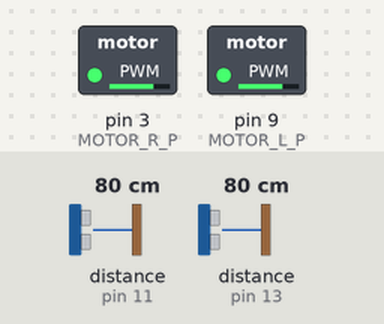
Recording of a sketch running on a simulated Arduino Uno, built with avr-gcc and run on an emulated ATmega328P. Parts: switched loads named in the sketch (green lamp = pin HIGH). Wiring (inferred from the names in the program): 2 × ultrasonic range finder: trigger pin 10, echo pin 11 / trigger pin 12, echo pin 13. The inputs (shaded band) are chosen by the test bench; at power-on: distance to the obstacle (sensors on pin 11, pin 13) 80 cm. The echo pulse lasts 58.3 µs per cm; pins used as bus, display or sensor lines are not drawn; what the sketch prints to the serial monitor is not drawn.

Above: at 1.2 s.
1.3 s: distance to the obstacle (sensor on pin 11) set to 120 cm
4.3 s: distance to the obstacle (sensor on pin 13) set to 120 cm
7.3 s: distance to the obstacle (sensor on pin 11) set to 35 cm
Timing chart, 0 to 10.3 s (numbered marks = the images above; inputs shaded):
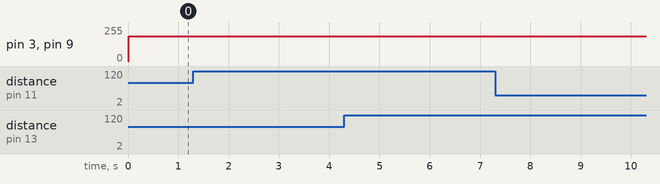

The sketch:

arduinoCode.ino
```cpp
#include <Wire.h>


// ================================================================
// ===                         DEFINES                          ===
// ================================================================
#define MOTOR_R_P 3
#define MOTOR_R_A 4
#define MOTOR_R_B 5

#define MOTOR_L_P 9
#define MOTOR_L_A 7
#define MOTOR_L_B 8

#define SONIC_L_T 10
#define SONIC_L_E 11
#define SONIC_R_T 12
#define SONIC_R_E 13


#define SPEED 185
#define DANGER_DISTANCE 30

#define DEBUG 1

// ================================================================
// ===                       FUNCTIONS                          ===
// ================================================================


//****************Motors****************
void motor_right(char dir,int power){
  if(dir=='f'){
    digitalWrite(MOTOR_R_A,HIGH);
    digitalWrite(MOTOR_R_B,LOW);
  }else{
    digitalWrite(MOTOR_R_A,LOW);
    digitalWrite(MOTOR_R_B,HIGH);
  }
  analogWrite(MOTOR_R_P,power);
}

void motor_left(char dir,int power){
  if(dir=='f'){
    digitalWrite(MOTOR_L_A,HIGH);
    digitalWrite(MOTOR_L_B,LOW);
  }else{
    digitalWrite(MOTOR_L_A,LOW);
    digitalWrite(MOTOR_L_B,HIGH);
  }
  analogWrite(MOTOR_L_P,power);;
}

void forward(int power){
  motor_right('f',power);
  motor_left('f',power);
}

void backward(int power){
  motor_right('b',power);
  motor_left('b',power);
}


int get_r_distance(){
  digitalWrite(SONIC_R_T, HIGH);
  delayMicroseconds(10);
  digitalWrite(SONIC_R_T, LOW);
  // Reads the echoPin, returns the sound wave travel time in microseconds
  int duration = pulseIn(SONIC_R_E, HIGH);
  // Calculating the distance
  int distance = duration*0.034/2;
  return distance;
}

int get_l_distance(){
  digitalWrite(SONIC_L_T, HIGH);
  delayMicroseconds(10);
  digitalWrite(SONIC_L_T, LOW);
  // Reads the echoPin, returns the sound wave travel time in microseconds
  int duration = pulseIn(SONIC_L_E, HIGH);
  // Calculating the distance
  int distance = duration*0.034/2;
  return distance;
}


void clear(){
  digitalWrite(SONIC_R_T, LOW);
  digitalWrite(SONIC_L_T, LOW);
  delayMicroseconds(2);
}


void setup() {
  // put your setup code here, to run once:
  Serial.begin(9600); //set serial monitor baud rate to match

  pinMode(SONIC_L_T, OUTPUT);
  pinMode(SONIC_L_E, INPUT);

  pinMode(SONIC_R_T, OUTPUT);
  pinMode(SONIC_R_E, INPUT);

  Serial.println("Reading...");

}

void loop() {
  // put your main code here, to run repeatedly:
  clear();


  int left_distance = get_l_distance();
  int right_distance = get_r_distance();


  if(DEBUG){
      Serial.print("\r\nLeft: ");
      Serial.print(left_distance);
      Serial.print("\t\tRight: ");
      Serial.print(right_distance);
  }


  if(left_distance < DANGER_DISTANCE && right_distance < DANGER_DISTANCE){
    backward(SPEED);
    delay(500);
    motor_right('f',SPEED);
    motor_left('b',SPEED);
    delay(250);
  }else if(left_distance < DANGER_DISTANCE ){
    motor_right('f',SPEED);
    motor_left('b',SPEED);
    delay(250);
  }else if(right_distance < DANGER_DISTANCE ){
    motor_right('b',SPEED);
    motor_left('f',SPEED);
    delay(250);
  }
  motor_right('f',SPEED);
  motor_left('f',SPEED);

}
```

Measured:
- after the input at 1.3 s, every drawn part: stays the same
- after the input at 4.3 s, every drawn part: stays the same
- after the input at 7.3 s, every drawn part: stays the same
